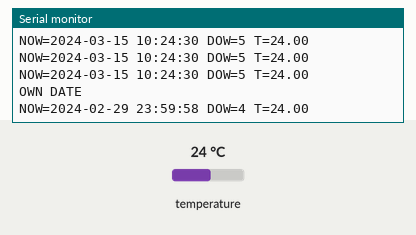
Simulated run of this sketch. Board: ESP32. On the bench: the last lines printed to the serial monitor. The test bench sets the inputs (shaded band); at power-on: temperature 24 °C. The local clock reads 2024-03-15 10:24:30 at power-on unless the sketch sets it.

Above: at 1.2 s.
1.3 s: temperature set to 12 °C
At 1.37 s:
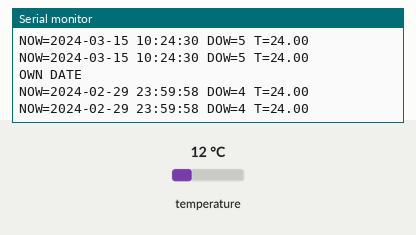
2.8 s: temperature set to 19 °C
At 2.98 s:
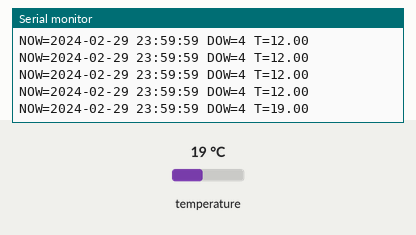
Timing chart, 0 to 5.8 s (numbered marks = the images above; inputs shaded):
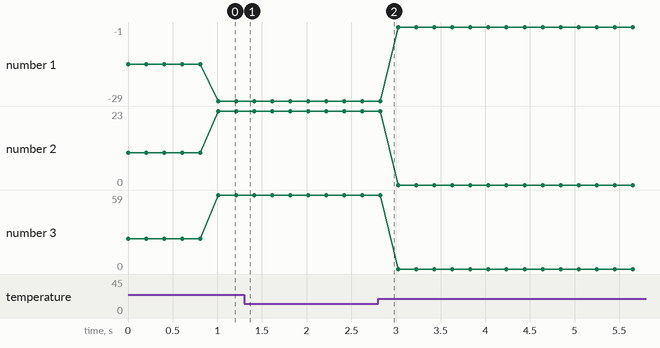

The sketch:

esp32-rtclib-ds3231.ino
```cpp
// ESP32 DevKit + one DS3231 at 0x68 on Wire (SDA = GPIO21, SCL = GPIO22), read with
// RTClib: the setup of the library's own example (examples/ds3231), which is
// what most sketches that use a clock start from.
//
//   if (rtc.lostPower()) rtc.adjust(DateTime(F(__DATE__), F(__TIME__)));
//
// sets the clock to the moment this file was compiled. The two strings are
// parsed when the sketch runs, so they are in the image, and the model reads
// them there: set to its own build time, the clock stays on the host's time
// (project i2c-model-fidelity-2026-09, decision D7). After five readings the
// sketch sets a date of its own, which is kept.
//
// Serial protocol (115200): BEGIN, then READY (or NOT FOUND), LOST=<0|1>
// before and after the first adjust(), then "NOW=<yyyy-mm-dd hh:mm:ss>
// DOW=<0-6, Sunday is 0> T=<deg C>" every 200 ms, with OWN DATE between the
// fifth reading and the sixth.
//
// Libraries: RTClib 2.1.4, Adafruit BusIO 1.17.4
// Rebuild: node project/board-buses-2026-09/harness/compile-fixture.mjs \
//   --fqbn esp32:esp32:esp32 --board-kind esp32 --libs "RTClib,Adafruit BusIO" \
//   --out <this dir> <this dir>/esp32-rtclib-ds3231.ino
#include <Wire.h>
#include <RTClib.h>

RTC_DS3231 rtc;
int readings = 0;

void print2(int v) {
  if (v < 10) Serial.print('0');
  Serial.print(v);
}

void setup() {
  Serial.begin(115200);
  Serial.println("BEGIN");
  if (!rtc.begin()) {
    Serial.println("NOT FOUND");
    while (true) delay(10);
  }
  Serial.println("READY");
  Serial.print("LOST=");
  Serial.println(rtc.lostPower() ? 1 : 0);
  if (rtc.lostPower()) {
    rtc.adjust(DateTime(F(__DATE__), F(__TIME__)));
  }
  Serial.print("LOST=");
  Serial.println(rtc.lostPower() ? 1 : 0);
}

void loop() {
  if (readings == 5) {
    Serial.println("OWN DATE");
    rtc.adjust(DateTime(2024, 2, 29, 23, 59, 58));
  }
  readings++;
  DateTime now = rtc.now();
  Serial.print("NOW=");
  Serial.print(now.year());
  Serial.print('-');
  print2(now.month());
  Serial.print('-');
  print2(now.day());
  Serial.print(' ');
  print2(now.hour());
  Serial.print(':');
  print2(now.minute());
  Serial.print(':');
  print2(now.second());
  Serial.print(" DOW=");
  Serial.print(now.dayOfTheWeek());
  Serial.print(" T=");
  Serial.println(rtc.getTemperature());
  delay(200);
}
```

Measured:
- after the input at 2.8 s, the serial monitor: prints a new line at once (image 2)
